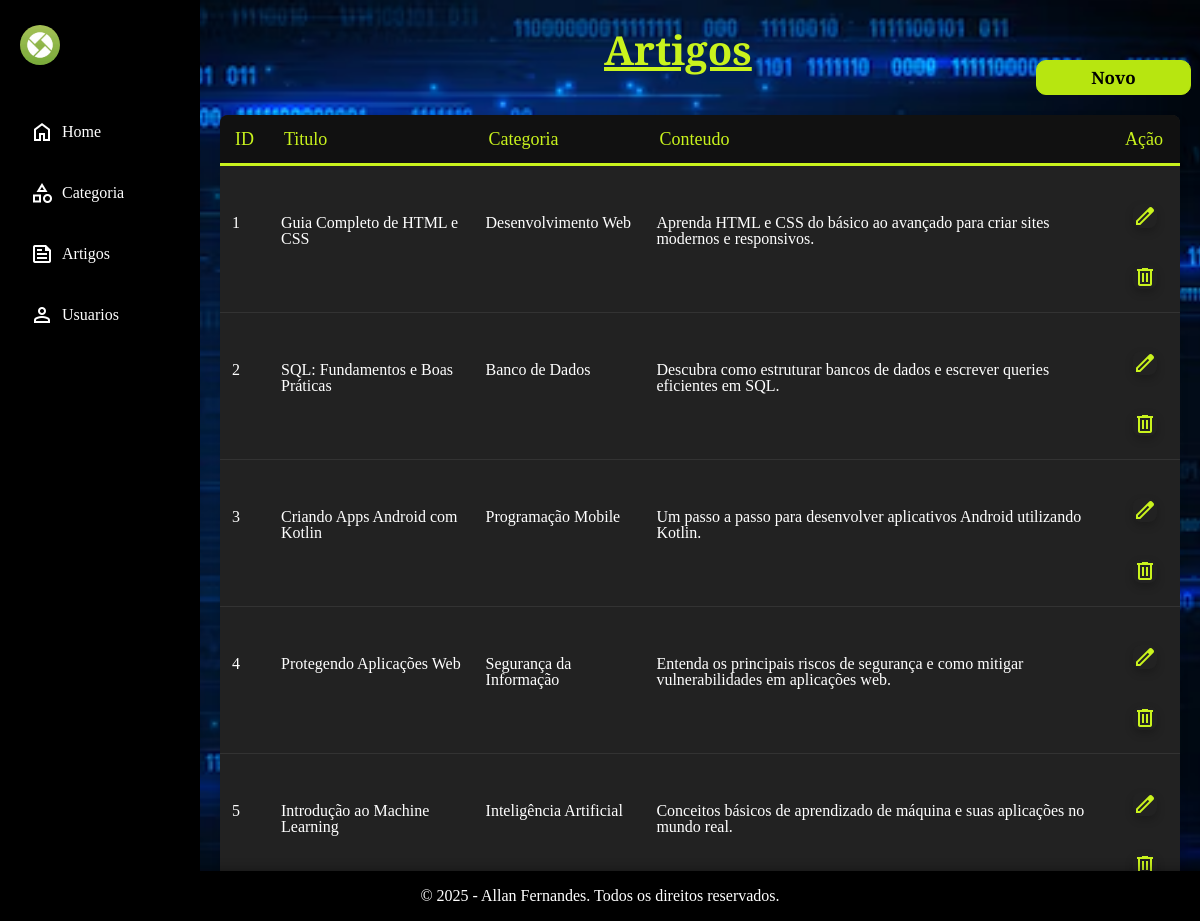
The page /view/pages/artigo/artigos.php on the database its author committed.
### tables this page shows
create table artigo(
	id int primary key not null auto_increment,
    titulo varchar(50) not null,
	id_categoria int,
    conteudo varchar(255) not null
);

create table categoria(
	id int primary key not null auto_increment,
    nome varchar(50) not null
);

### config/Database.php (called while the page is built)
<?php
class Database
{
    private $host = "localhost";
    private $port = "3306";
    private $dbName = "Devmedia";
    private $user = "root";
    private $password = "";
    public function conectar()
    {
        $url = "mysql:host=$this->host;port=$this->port;dbname=$this->dbName";
        $conn = new PDO($url, $this->user, $this->password);
        return $conn;
    }
}
?>

### Model/ArtigoModel.php (called while the page is built, shortened)
<?php
require_once __DIR__ . "..\..\config\Database.php";
class ArtigoModel
{
    protected $conn;
    public function __construct()
    {
        $db = new Database();
        $this->conn = $db->conectar();
    }
    public function listar()
    {
        $query = "
            SELECT
                artigo.id,
                artigo.titulo,
                artigo.conteudo,
                artigo.id_categoria,
                categoria.nome AS nome_categoria
            FROM artigo
            INNER JOIN categoria ON artigo.id_categoria = categoria.id
        ";
        $stmt = $this->conn->prepare($query);
        $stmt->execute();
        return $stmt->fetchAll();
    }
}

### view/pages/artigo/artigos.php (the view, shortened to what this page needs)
<?php
require_once __DIR__ . "\..\..\..\config\Database.php";
require_once __DIR__ . "\..\..\..\Model\ArtigoModel.php";
require_once __DIR__ . "\..\..\components/head.php";
$ArtigoModel = new ArtigoModel();
$lista = $ArtigoModel->listar();
?>
<body>
    <?php require_once __DIR__ . "/../../components/sidebar.php"; ?>
    <main>
        <div>
            <h1 class="title-h1-devmedia table-h1">Artigos</h1>
        </div>
        <div>
            <a class="link-btn" href="Artigo-cadastro.php">
                <button type="button" class="btn-padrao btn-new">Novo</button>
            </a>
        </div>
        <table class="table">
            <thead>
                <th>ID</th>
                <th>Titulo</th>
                <th>Categoria</th>
                <th>Conteudo</th>
                <th>Ação</th>
            </thead>
            <tbody>
                <?php foreach ($lista as $item) { ?>
                    <tr class="body-table-row">
                        <td class="body-table-id"><?php echo $item['id'] ?></td>
                        <td class="body-table-nome"><?php echo $item['titulo'] ?></td>
                        <td class="body-table-nome"><?php echo $item['nome_categoria'] ?></td>
                        <td class="body-table-nome"><?php echo $item['conteudo'] ?></td>
                        <td>
                            <form action="artigo-editar.php" method="GET">
                                <button class="btn-icon">
                                    <span class="material-symbols-outlined table">
                                    </span>
                                </button>
                            </form>
                            <form action="artigo-excluir.php" method="POST">
                                <button class="btn-icon"
                                    onclick="return confirm('Tem certeza que deseja excluir a categoria?')">
                                    <span class="material-symbols-outlined table">
                                    </span>
                                </button>
                            </form>
                        </td>
                    </tr>
                <?php } ?>
            </tbody>
        </table>
    </main>
    <?php require_once __DIR__ . "/../../components/footer.php"; ?>
</body>
</html>

### view/components/head.php (shortened to what this page needs)
<!DOCTYPE html>
<html lang="pt-br">
<head>
    <link rel="stylesheet" href="/../site-adm-grid/view/assets/css/style.css">
</head>

### view/components/sidebar.php (shortened to what this page needs)
<body>
    <aside class="sidebar">
        <header class="sidebar-header">
            <img class="logo" src="/../site-adm-grid/view/assets/img/Devmedia.jpeg" alt="logo">
        </header>
        <nav class="sidebar-nav">
            <ul class="nav-list">
                <li class="nav-item">
                    <a class="nav-link" href="/../site-adm-grid/view/pages/home.php">
                        <span class="nav-icone material-symbols-outlined"> home </span>
                        <span class="nav-label">Home</span>
                    </a>
                </li>
                <li class="nav-item">
                    <a class="nav-link" href="/../site-adm-grid/view/pages/categoria/categoria.php">
                        <span class="nav-icone material-symbols-outlined"> category </span>
                        <span class="nav-label">Categoria</span>
                    </a>
                </li>
                <li class="nav-item">
                    <a class="nav-link" href="/../site-adm-grid/view/pages/artigo/artigos.php">
                        <span class="nav-icone material-symbols-outlined"> news </span>
                        <span class="nav-label">Artigos</span>
                    </a>
                </li>
                <li class="nav-item">
                    <a class="nav-link" href="/../site-adm-grid/view/pages/usuario/usuarios.php">
                        <span class="nav-icone material-symbols-outlined"> person </span>
                        <span class="nav-label">Usuarios</span>
                    </a>
                </li>
            </ul>
        </nav>
    </aside>
</body>
</html>

### view/components/footer.php
<footer class="ft-footer">
    <p>&copy; <?php echo date("Y"); ?> - Allan Fernandes. Todos os direitos reservados.</p>
</footer>

### view/assets/css/style.css (style rules this page uses)
body { display: grid; grid-template-columns: 200px 1fr; grid-template-rows: 68px 1fr 22px; }
p { margin: 20px 0; }
html { position: absolute; }

### view/assets/css/components/sidebar.css (style rules this page uses)
* { font-family: "Playfair Display", serif; box-sizing: border-box; }
html, body { height: 100%; margin: 0; padding: 0; }
body { min-height: 100vh; background: linear-gradient(#f1faff, #cbe4ff); }
aside { grid-column: 1; grid-row: 1 / 4; width: 200px; height: 100vh; }
.sidebar { width: 100%; position: sticky; background: black; height: calc(100vh - 1px); transition: 0.5s ease; }
.sidebar-header { display: flex; align-items: center; justify-content: space-between; padding: 25px 20px; }
.sidebar-header .logo { width: 40px; height: 40px; object-fit: contain; border-radius: 50%; }
.sidebar-nav .nav-link { color: #fff; text-decoration: none; }
.sidebar-nav .nav-list { list-style: none; display: flex; flex-direction: column; gap: 7px; padding: 0px 10px; transform: translateY(15px); transition: 0.5s ease; }
.sidebar-nav .nav-link { color: #fff; display: flex; gap: 8px; align-items: center; padding: 15px 20px; transition: 0.5s ease; text-decoration: none; border-radius: 20px; }
.sidebar-nav .nav-link .nav-label { transition: opacity 0.5s ease; }

### view/assets/css/components/footer.css (style rules this page uses)
.ft-footer { width: 100vw; height: 50px; background-color: black; color: #fff; display: flex; align-items: center; justify-content: center; padding: 0 20px; text-align: center; font-size: 1rem; grid-column: 1 / -1; position: fixed; bottom: 0; z-index: 10; box-shadow: 0 -2px 10px rgba(0, 0, 0, 0.3); }

### view/assets/css/components/content.css (style rules this page uses)
main { width: calc(100vw - 200px); min-height: 100vh; display: block; overflow-x: hidden; grid-column: 2; grid-row: 1; padding: 20px; background-image: url("../../../assets/img/plano-de-fundo-home.jpeg"); background-size: cover; background-repeat: no-repeat; background-attachment: fixed; background-position: center; justify-content: center; align-items: center; flex-direction: column; }
.title-h1-devmedia { color: #c9f31d; font-size: 40px; font-weight: bold; position: relative; padding: 0px; margin: 0px; text-decoration: underline; }
.title-h1-devmedia.table-h1 { position: relative; left: 40%; top: 10px; }
.btn-padrao { background-color: rgb(183, 230, 16); border-radius: 10px; border: 1px solid; border-color: rgb(183, 230, 16); color: black; align-items: center; text-align: center; font-size: 15px; display: flex; justify-content: center; font-weight: bold; font-size: 17px; gap: 5px; width: 155px; height: 35px; }
.btn-padrao.btn-new { position: relative; left: 85%; }
.link-btn { text-decoration: none; }

### view/assets/css/components/tabela.css (style rules this page uses)
.table { width: 100%; border-collapse: collapse; margin-top: 20px; background-color: #222; border-radius: 8px; overflow: hidden; box-shadow: 0 4px 8px rgba(0, 0, 0, 0.2); }
.table thead th { background-color: #111; color: #c9f31d; padding: 15px; text-align: left; font-size: 18px; border-bottom: 3px solid #c9f31d; }
.table tbody tr { border-bottom: 1px solid #333; transition: background 0.3s ease-in-out; }
.table tbody td { padding: 12px; color: #fff; font-size: 16px; }
.btn-icon { background: none; border: none; cursor: pointer; font-size: 18px; margin: 5px; transition: color 0.3s ease-in-out; }
.btn-icon span { color: #c9f31d; }

### view/assets/css/components/editar.css (style rules this page uses)
.material-symbols-outlined { font-size: 20px; }

### rows shown on the page
artigo: id "1", titulo "Guia Completo de HTML e CSS", id_categoria.nome "Desenvolvimento Web", conteudo "Aprenda HTML e CSS do básico ao avançado para criar sites modernos e responsivos."
artigo: id "2", titulo "SQL: Fundamentos e Boas Práticas", id_categoria.nome "Banco de Dados", conteudo "Descubra como estruturar bancos de dados e escrever queries eficientes em SQL."
artigo: id "3", titulo "Criando Apps Android com Kotlin", id_categoria.nome "Programação Mobile", conteudo "Um passo a passo para desenvolver aplicativos Android utilizando Kotlin."
artigo: id "4", titulo "Protegendo Aplicações Web", id_categoria.nome "Segurança da Informação", conteudo "Entenda os principais riscos de segurança e como mitigar vulnerabilidades em aplicações web."
artigo: id "5", titulo "Introdução ao Machine Learning", id_categoria.nome "Inteligência Artificial", conteudo "Conceitos básicos de aprendizado de máquina e suas aplicações no mundo real."
